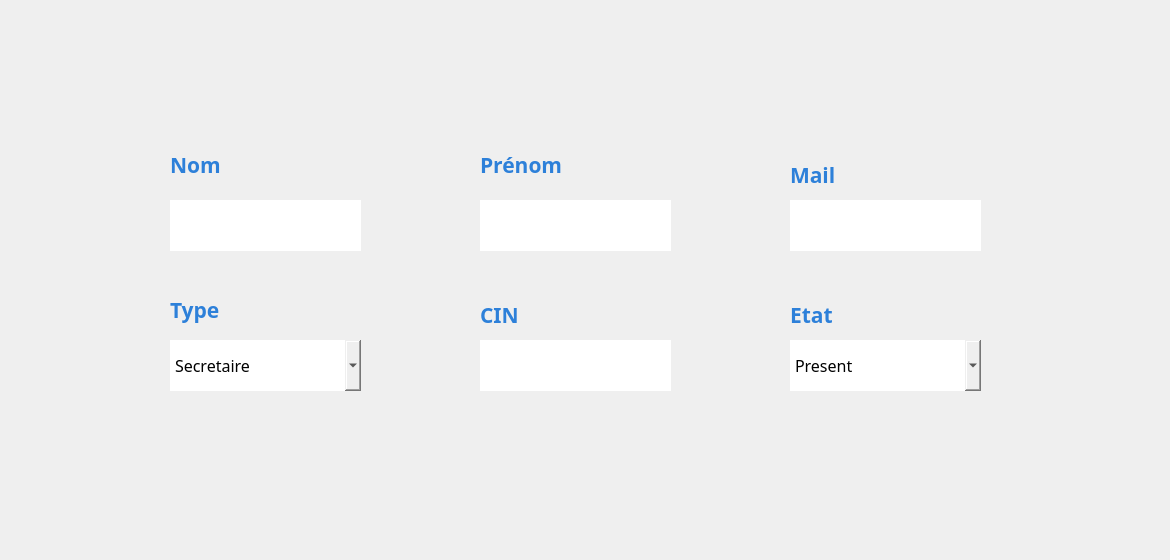
      <widget class="QWidget" name="AJ_employe">
       <property name="styleSheet">
        <string notr="true">#AJ_employe {
background-color: transparent;
border-image: url(:back2.jpg);
background: none;
border: none;
background-repeat: none;
}
</string>
       </property>
       <widget class="QPushButton" name="pushButton_Annuler_AJ">
        <property name="geometry">
         <rect>
          <x>910</x>
          <y>510</y>
          <width>151</width>
          <height>41</height>
         </rect>
        </property>
        <property name="styleSheet">
         <string notr="true">#pushButton_Annuler_AJ {
background-color: transparent;
border-image: url(:Annuler.png);
background: none;
border: none;
background-repeat: none;
}</string>
        </property>
        <property name="text">
         <string/>
        </property>
       </widget>
       <widget class="QPushButton" name="pushButton_Close_Em_AJ">
        <property name="geometry">
         <rect>
          <x>1130</x>
          <y>10</y>
          <width>31</width>
          <height>31</height>
         </rect>
        </property>
        <property name="styleSheet">
         <string notr="true">#pushButton_Close_Em_AJ{
background-color: transparent;
border-image: url(:close.png);
background: none;
border: none;
background-repeat: none;
}
</string>
        </property>
        <property name="text">
         <string/>
        </property>
       </widget>
       <widget class="QLabel" name="label_41">
        <property name="geometry">
         <rect>
          <x>480</x>
          <y>150</y>
          <width>181</width>
          <height>31</height>
         </rect>
        </property>
        <property name="font">
         <font>
          <family>Corbel</family>
          <pointsize>16</pointsize>
         </font>
        </property>
        <property name="text">
         <string>&lt;html&gt;&lt;head/&gt;&lt;body&gt;&lt;p&gt;&lt;span style=&quot; font-weight:600; color:#2d80d9;&quot;&gt;Prénom&lt;/span&gt;&lt;/p&gt;&lt;/body&gt;&lt;/html&gt;</string>
        </property>
       </widget>
       <widget class="QLineEdit" name="lineEdit_prenom_employe_AJ">
        <property name="geometry">
         <rect>
          <x>480</x>
          <y>200</y>
          <width>191</width>
          <height>51</height>
         </rect>
        </property>
        <property name="font">
         <font>
          <family>Javanese Text</family>
          <pointsize>12</pointsize>
         </font>
        </property>
        <property name="styleSheet">
         <string notr="true">#lineEdit_prenom_employe_AJ {
background-color: transparent;
border-image: url(:champs.png);
background: none;
border: none;
background-repeat: none;
}

</string>
        </property>
       </widget>
       <widget class="QLabel" name="label_42">
        <property name="geometry">
         <rect>
          <x>790</x>
          <y>150</y>
          <width>181</width>
          <height>51</height>
         </rect>
        </property>
        <property name="font">
         <font>
          <family>Corbel</family>
          <pointsize>16</pointsize>
         </font>
        </property>
        <property name="text">
         <string>&lt;html&gt;&lt;head/&gt;&lt;body&gt;&lt;p&gt;&lt;span style=&quot; font-weight:600; color:#2d80d9;&quot;&gt;Mail&lt;/span&gt;&lt;/p&gt;&lt;/body&gt;&lt;/html&gt;</string>
        </property>
       </widget>
       <widget class="QLineEdit" name="lineEdit_mail_employe_AJ">
        <property name="geometry">
         <rect>
          <x>790</x>
          <y>200</y>
          <width>191</width>
          <height>51</height>
         </rect>
        </property>
        <property name="font">
         <font>
          <family>Javanese Text</family>
          <pointsize>12</pointsize>
         </font>
        </property>
        <property name="styleSheet">
         <string notr="true">#lineEdit_mail_employe_AJ {
background-color: transparent;
border-image: url(:champs.png);
background: none;
border: none;
background-repeat: none;
}

</string>
        </property>
       </widget>
       <widget class="QLabel" name="label_43">
        <property name="geometry">
         <rect>
          <x>170</x>
          <y>290</y>
          <width>91</width>
          <height>41</height>
         </rect>
        </property>
        <property name="font">
         <font>
          <family>Corbel</family>
          <pointsize>16</pointsize>
         </font>
        </property>
        <property name="text">
         <string>&lt;html&gt;&lt;head/&gt;&lt;body&gt;&lt;p&gt;&lt;span style=&quot; font-weight:600; color:#2d80d9;&quot;&gt;Type&lt;/span&gt;&lt;/p&gt;&lt;/body&gt;&lt;/html&gt;</string>
        </property>
       </widget>
       <widget class="QComboBox" name="comboBox_Type_employe_AJ">
        <property name="geometry">
         <rect>
          <x>170</x>
          <y>340</y>
          <width>191</width>
          <height>51</height>
         </rect>
        </property>
        <property name="font">
         <font>
          <family>Javanese Text</family>
          <pointsize>12</pointsize>
         </font>
        </property>
        <property name="styleSheet">
         <string notr="true">#comboBox_Type_employe_AJ {
background-color: transparent;
border-image: url(:champs.png);
background: none;
border: none;
background-repeat: none;
}

</string>
        </property>
        <item>
         <property name="text">
          <string>Secretaire</string>
         </property>
        </item>
        <item>
         <property name="text">
          <string>Agent</string>
         </property>
        </item>
       </widget>
       <widget class="QLabel" name="label_44">
        <property name="geometry">
         <rect>
          <x>480</x>
          <y>300</y>
          <width>141</width>
          <height>31</height>
         </rect>
        </property>
        <property name="font">
         <font>
          <family>Corbel</family>
          <pointsize>16</pointsize>
         </font>
        </property>
        <property name="text">
         <string>&lt;html&gt;&lt;head/&gt;&lt;body&gt;&lt;p&gt;&lt;span style=&quot; font-weight:600; color:#2d80d9;&quot;&gt;CIN&lt;/span&gt;&lt;/p&gt;&lt;/body&gt;&lt;/html&gt;</string>
        </property>
       </widget>
       <widget class="QLineEdit" name="lineEdit_cin_employe_AJ">
        <property name="geometry">
         <rect>
          <x>480</x>
          <y>340</y>
          <width>191</width>
          <height>51</height>
         </rect>
        </property>
        <property name="font">
         <font>
          <family>Javanese Text</family>
          <pointsize>12</pointsize>
         </font>
        </property>
        <property name="styleSheet">
         <string notr="true">#lineEdit_cin_employe_AJ {
background-color: transparent;
border-image: url(:champs.png);
background: none;
border: none;
background-repeat: none;
}
</string>
        </property>
        <property name="text">
         <string/>
        </property>
       </widget>
       <widget class="QPushButton" name="pushButton_Save_employe">
        <property name="geometry">
         <rect>
          <x>910</x>
          <y>460</y>
          <width>151</width>
          <height>41</height>
         </rect>
        </property>
        <property name="styleSheet">
         <string notr="true">#pushButton_Save_employe{
background-color: transparent;
border-image: url(:Enregistrer.png);
background: none;
border: none;
background-repeat: none;
}</string>
        </property>
        <property name="text">
         <string/>
        </property>
       </widget>
       <widget class="QLabel" name="label_45">
        <property name="geometry">
         <rect>
          <x>790</x>
          <y>300</y>
          <width>141</width>
          <height>31</height>
         </rect>
        </property>
        <property name="font">
         <font>
          <family>Corbel</family>
          <pointsize>16</pointsize>
         </font>
        </property>
        <property name="text">
         <string>&lt;html&gt;&lt;head/&gt;&lt;body&gt;&lt;p&gt;&lt;span style=&quot; font-weight:600; color:#2d80d9;&quot;&gt;Etat&lt;/span&gt;&lt;/p&gt;&lt;/body&gt;&lt;/html&gt;</string>
        </property>
       </widget>
       <widget class="QComboBox" name="comboBox_etat_employe_AJ">
        <property name="geometry">
         <rect>
          <x>790</x>
          <y>340</y>
          <width>191</width>
          <height>51</height>
         </rect>
        </property>
        <property name="font">
         <font>
          <family>Javanese Text</family>
          <pointsize>12</pointsize>
         </font>
        </property>
        <property name="styleSheet">
         <string notr="true">#comboBox_etat_employe_AJ {
background-color: transparent;
border-image: url(:champs.png);
background: none;
border: none;
background-repeat: none;
}
</string>
        </property>
        <item>
         <property name="text">
          <string>Present</string>
         </property>
        </item>
        <item>
         <property name="text">
          <string>Absent</string>
         </property>
        </item>
       </widget>
       <widget class="QLineEdit" name="lineEdit_nom_employe_AJ">
        <property name="geometry">
         <rect>
          <x>170</x>
          <y>200</y>
          <width>191</width>
          <height>51</height>
         </rect>
        </property>
        <property name="font">
         <font>
          <family>Javanese Text</family>
          <pointsize>12</pointsize>
         </font>
        </property>
        <property name="styleSheet">
         <string notr="true">#lineEdit_nom_employe_AJ {
background-color: transparent;
border-image: url(:champs.png);
background: none;
border: none;
background-repeat: none;
}

</string>
        </property>
       </widget>
       <widget class="QLabel" name="label_54">
        <property name="geometry">
         <rect>
          <x>170</x>
          <y>150</y>
          <width>181</width>
          <height>31</height>
         </rect>
        </property>
        <property name="font">
         <font>
          <family>Corbel</family>
          <pointsize>16</pointsize>
         </font>
        </property>
        <property name="text">
         <string>&lt;html&gt;&lt;head/&gt;&lt;body&gt;&lt;p&gt;&lt;span style=&quot; font-weight:600; color:#2d80d9;&quot;&gt;Nom&lt;/span&gt;&lt;/p&gt;&lt;/body&gt;&lt;/html&gt;</string>
        </property>
       </widget>
      </widget>
